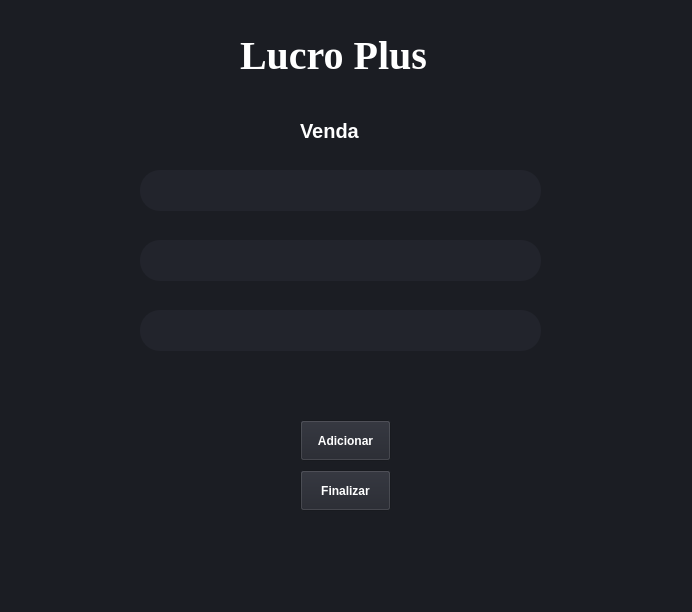
<?xml version="1.0" encoding="UTF-8"?>
<ui version="4.0">
 <class>MainWindow</class>
 <widget class="QMainWindow" name="MainWindow">
  <property name="geometry">
   <rect>
    <x>0</x>
    <y>0</y>
    <width>692</width>
    <height>612</height>
   </rect>
  </property>
  <property name="windowTitle">
   <string>MainWindow</string>
  </property>
  <property name="styleSheet">
   <string notr="true">background-color: rgb(27, 29, 35);
color: rgb(255, 255, 255);</string>
  </property>
  <widget class="QWidget" name="centralwidget">
   <widget class="QLabel" name="label_2">
    <property name="geometry">
     <rect>
      <x>300</x>
      <y>120</y>
      <width>291</width>
      <height>21</height>
     </rect>
    </property>
    <property name="font">
     <font>
      <pointsize>15</pointsize>
      <bold>true</bold>
     </font>
    </property>
    <property name="text">
     <string>Venda</string>
    </property>
   </widget>
   <widget class="QLineEdit" name="lineEdit">
    <property name="geometry">
     <rect>
      <x>140</x>
      <y>170</y>
      <width>401</width>
      <height>41</height>
     </rect>
    </property>
    <property name="styleSheet">
     <string notr="true">QLineEdit {
	border: 2xp solid rgb(37,39,48);
	border-radius: 20px;
	color: #FFF;
	padding-left: 20px;
	padding-right: 20px;
	background-color: rgb(34, 36, 44);
}
QLineEdit: hover {
	border: 2px solid rgb(48,50, 62);
}
QLineEdit: focus { 
	border: 2px solid rgb(85, 170, 255);
	background-color: rgb(43, 45, 56);
}</string>
    </property>
   </widget>
   <widget class="QLineEdit" name="lineEdit_2">
    <property name="geometry">
     <rect>
      <x>140</x>
      <y>240</y>
      <width>401</width>
      <height>41</height>
     </rect>
    </property>
    <property name="styleSheet">
     <string notr="true">QLineEdit {
	border: 2xp solid rgb(37,39,48);
	border-radius: 20px;
	color: #FFF;
	padding-left: 20px;
	padding-right: 20px;
	background-color: rgb(34, 36, 44);
}
QLineEdit: hover {
	border: 2px solid rgb(48,50, 62);
}
QLineEdit: focus { 
	border: 2px solid rgb(85, 170, 255);
	background-color: rgb(43, 45, 56);
}</string>
    </property>
   </widget>
   <widget class="QLineEdit" name="lineEdit_3">
    <property name="geometry">
     <rect>
      <x>140</x>
      <y>310</y>
      <width>401</width>
      <height>41</height>
     </rect>
    </property>
    <property name="styleSheet">
     <string notr="true">QLineEdit {
	border: 2xp solid rgb(37,39,48);
	border-radius: 20px;
	color: #FFF;
	padding-left: 20px;
	padding-right: 20px;
	background-color: rgb(34, 36, 44);
}
QLineEdit: hover {
	border: 2px solid rgb(48,50, 62);
}
QLineEdit: focus { 
	border: 2px solid rgb(85, 170, 255);
	background-color: rgb(43, 45, 56);
}</string>
    </property>
   </widget>
   <widget class="QPushButton" name="pushButton">
    <property name="geometry">
     <rect>
      <x>300</x>
      <y>420</y>
      <width>91</width>
      <height>41</height>
     </rect>
    </property>
    <property name="font">
     <font>
      <bold>true</bold>
     </font>
    </property>
    <property name="styleSheet">
     <string notr="true">color: rgb(255, 255, 255);
background-color: rgb(34, 36, 44);</string>
    </property>
    <property name="text">
     <string>Adicionar</string>
    </property>
   </widget>
   <widget class="QPushButton" name="pushButton_2">
    <property name="geometry">
     <rect>
      <x>300</x>
      <y>470</y>
      <width>91</width>
      <height>41</height>
     </rect>
    </property>
    <property name="font">
     <font>
      <bold>true</bold>
     </font>
    </property>
    <property name="styleSheet">
     <string notr="true">color: rgb(255, 255, 255);
background-color: rgb(34, 36, 44);</string>
    </property>
    <property name="text">
     <string>Finalizar</string>
    </property>
   </widget>
   <widget class="QLabel" name="label_8">
    <property name="geometry">
     <rect>
      <x>240</x>
      <y>30</y>
      <width>281</width>
      <height>51</height>
     </rect>
    </property>
    <property name="font">
     <font>
      <family>Times New Roman</family>
      <pointsize>30</pointsize>
      <bold>true</bold>
     </font>
    </property>
    <property name="styleSheet">
     <string notr="true">color: rgb(255, 255, 255);</string>
    </property>
    <property name="text">
     <string>Lucro Plus</string>
    </property>
   </widget>
  </widget>
  <widget class="QMenuBar" name="menubar">
   <property name="geometry">
    <rect>
     <x>0</x>
     <y>0</y>
     <width>692</width>
     <height>33</height>
    </rect>
   </property>
  </widget>
  <widget class="QStatusBar" name="statusbar"/>
 </widget>
 <resources/>
 <connections/>
</ui>
